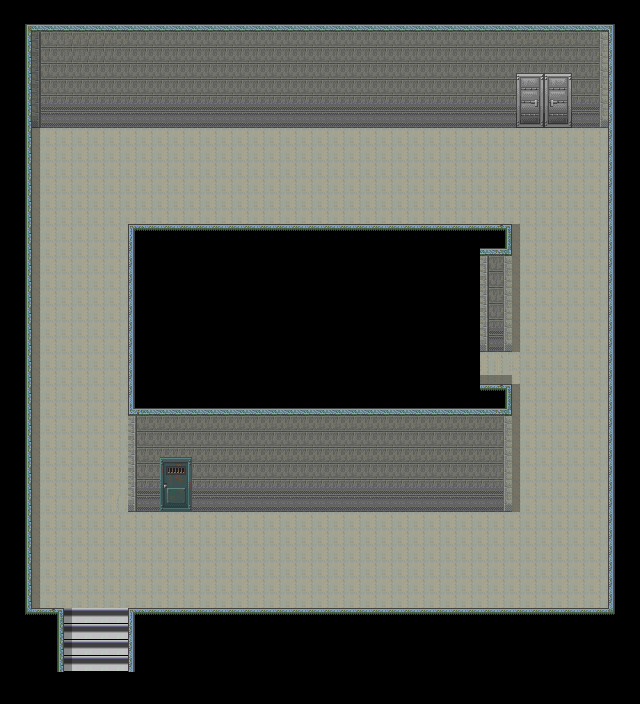

This is a level from a 2D game, rendered from its Tiled map with the project's own tilesets. A one-line summary and the map file follow, with tile-layer data summarised:
An orthogonal 40x44 tile map with 16x16 px tiles, 12 tile layers (Base, Base2, steps, door, ...), 5 tilesets and 20 objects.

<map version="1.0" orientation="orthogonal" renderorder="right-down" width="40" height="44" tilewidth="16" tileheight="16" backgroundcolor="#000000" nextobjectid="33">
 <tileset firstgid="1" name="ST-Sewer-01" tilewidth="16" tileheight="16" tilecount="1504" columns="16">
  <image source="ST-Sewer-01.png" trans="aa55ff" width="256" height="1504" />
 </tileset>
 <tileset firstgid="1505" name="ST-MsionR-I01" tilewidth="16" tileheight="16" tilecount="1984" columns="16">
  <image source="ST-MsionR-I01.png" trans="aa55ff" width="256" height="1990" />
 </tileset>
 <tileset firstgid="3489" name="ed4" tilewidth="16" tileheight="16" tilecount="480" columns="30">
  <image source="ed4.png" trans="aa55ff" width="480" height="256" />
 </tileset>
 <tileset firstgid="3969" name="SC-Door-Metal01" tilewidth="16" tileheight="16" tilecount="128" columns="8">
  <image source="SC-Door-Metal01.png" trans="aa55ff" width="128" height="256" />
 </tileset>
 <tileset firstgid="4097" name="SC-Door-Entce04" tilewidth="16" tileheight="16" tilecount="384" columns="24">
  <image source="SC-Door-Entce04.png" width="384" height="256" />
 </tileset>
 <layer name="Base" width="40" height="44">
  <properties>
   <property name="z" value="-10" />
  </properties>
  <data>[1760 cells, 1024 non-empty, 18 distinct tile ids]</data>
 </layer>
 <layer name="Base2" width="40" height="44">
  <properties>
   <property name="z" value="-10" />
  </properties>
  <data>[1760 cells, 215 non-empty, 13 distinct tile ids]</data>
 </layer>
 <layer name="steps" width="40" height="44">
  <properties>
   <property name="z" value="-10" />
  </properties>
  <data>[1760 cells, 16 non-empty, 2 distinct tile ids]</data>
 </layer>
 <layer name="door" width="40" height="44">
  <properties>
   <property name="z" value="-10" />
  </properties>
  <data>[1760 cells, 8 non-empty, 8 distinct tile ids]</data>
 </layer>
 <layer name="door2" width="40" height="44">
  <properties>
   <property name="z" value="-10" />
  </properties>
  <data>[1760 cells, 8 non-empty, 8 distinct tile ids]</data>
 </layer>
 <layer name="door3" width="40" height="44">
  <properties>
   <property name="z" value="-10" />
  </properties>
  <data>[1760 cells, 8 non-empty, 8 distinct tile ids]</data>
 </layer>
 <layer name="door4" width="40" height="44">
  <properties>
   <property name="z" value="-10" />
  </properties>
  <data>[1760 cells, 8 non-empty, 8 distinct tile ids]</data>
 </layer>
 <objectgroup name="collision">
  <object id="1" x="128" y="224" width="384" height="128" />
  <object id="2" x="128" y="352" width="320" height="80" />
  <object id="3" x="448" y="384" width="64" height="128" />
  <object id="4" x="128" y="432" width="32" height="80" />
  <object id="5" x="192" y="432" width="256" height="80" />
  <object id="6" x="0" y="16" width="32" height="624" />
  <object id="12" x="32" y="0" width="464" height="128" />
  <object id="13" x="496" y="0" width="16" height="128" />
  <object id="15" x="576" y="0" width="16" height="128" />
  <object id="17" x="592" y="32" width="16" height="96" />
  <object id="18" x="608" y="32" width="32" height="608" />
  <object id="22" x="32" y="608" width="32" height="112" />
  <object id="23" x="128" y="608" width="480" height="96" />
  <object id="31" x="512" y="96" width="64" height="32">
   <properties>
    <property name="objID" value="181" />
   </properties>
  </object>
 </objectgroup>
 <objectgroup name="event">
  <object id="24" x="608" y="32" width="32" height="32">
   <properties>
    <property name="EventID" value="1" />
    <property name="trigger" value="0" />
   </properties>
  </object>
  <object id="25" x="64" y="672" width="64" height="32">
   <properties>
    <property name="EventID" value="2" />
    <property name="trigger" value="1" />
   </properties>
  </object>
  <object id="26" x="512" y="96" width="64" height="32">
   <properties>
    <property name="EventID" value="3" />
    <property name="trigger" value="1" />
   </properties>
  </object>
  <object id="27" x="160" y="480" width="32" height="32">
   <properties>
    <property name="EventID" value="4" />
    <property name="trigger" value="1" />
   </properties>
  </object>
  <object id="30" x="448" y="352" width="32" height="32">
   <properties>
    <property name="EventID" value="5" />
    <property name="trigger" value="1" />
   </properties>
  </object>
  <object id="32" x="512" y="96" width="64" height="32">
   <properties>
    <property name="EventID" value="6" />
    <property name="trigger" value="2" />
   </properties>
  </object>
 </objectgroup>
 <layer name="shadow" width="40" height="44">
  <properties>
   <property name="z" value="-10" />
  </properties>
  <data>[1760 cells, 58 non-empty, 3 distinct tile ids]</data>
 </layer>
 <layer name="door5" width="40" height="44">
  <properties>
   <property name="z" value="-10" />
  </properties>
  <data>[1760 cells, 16 non-empty, 16 distinct tile ids]</data>
 </layer>
 <layer name="door6" width="40" height="44">
  <properties>
   <property name="z" value="-10" />
  </properties>
  <data>[1760 cells, 16 non-empty, 16 distinct tile ids]</data>
 </layer>
 <layer name="door7" width="40" height="44">
  <properties>
   <property name="z" value="-10" />
  </properties>
  <data>[1760 cells, 16 non-empty, 16 distinct tile ids]</data>
 </layer>
 <layer name="door8" width="40" height="44">
  <properties>
   <property name="z" value="-10" />
  </properties>
  <data>[1760 cells, 16 non-empty, 16 distinct tile ids]</data>
 </layer>
</map>
